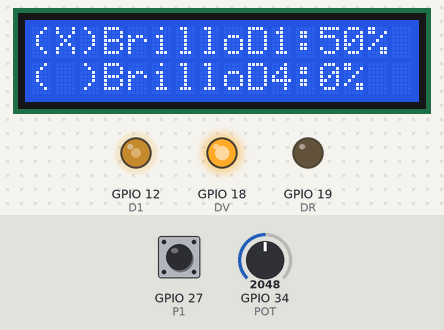
Bench run of a sketch on a simulated ESP32. Parts: 16×2 character LCD, output pins drawn as LEDs (lit = HIGH). Dashed ring = blinking. The test bench sets the inputs (shaded band); at power-on: GPIO 27 (P1) HIGH, GPIO 34 (POT) = 2048. Pins used as bus, display or sensor lines are not drawn.

Above: at 3.2 s.
3.3 s: GPIO 27 (P1) pulled LOW for 0.15 s
At 4.2 s:
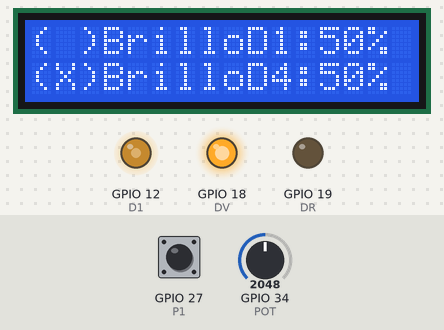
5.0 s: GPIO 34 (POT) set to 4033
At 6.1 s:
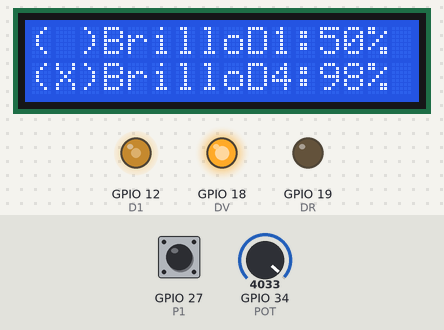
6.6 s: GPIO 34 (POT) set to 4095
At 6.78 s:
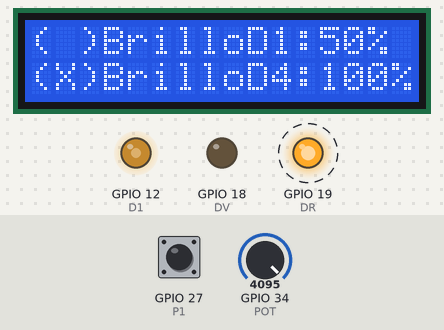
8.6 s: GPIO 27 (P1) pulled LOW for 1 s
At 9.71 s:
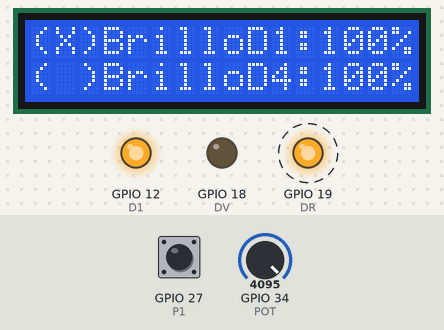
11.5 s: GPIO 34 (POT) set to 0
At 11.85 s:
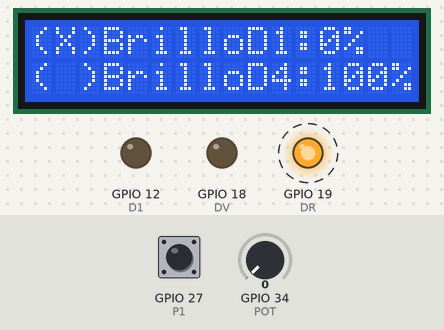
13.5 s: GPIO 27 (P1) pulled LOW for 0.15 s
At 14.7 s:
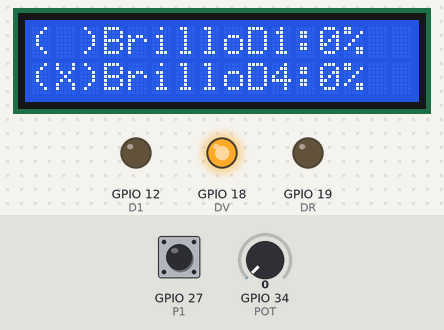
Timing chart, 0 to 16.2 s (numbered marks = the images above; inputs shaded):
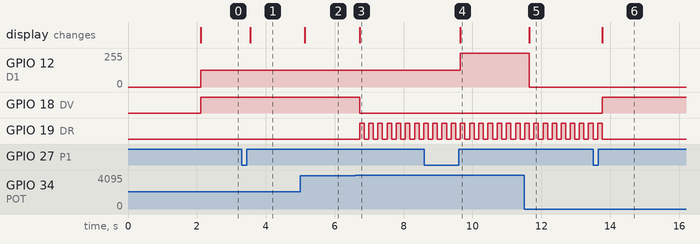

The sketch:

PowerLeds.ino
```cpp
//------------------------------------------------------------
// Programa: PowerLeds.ino (ESP32 + BIOS Shield)
// Autor: Gabriel Bravo Eguren T31A
// Descripción: Controla el brillo de dos LEDS independientemente con un potenciómetro.
//------------------------------------------------------------

#include <LiquidCrystal_PCF8574.h>

#define D1 12
#define D4 23
#define DV 18
#define DR 19

#define POT 34
#define P1 27

LiquidCrystal_PCF8574 lcd(0x3F);

//Si opcion = 0, entonces actuará sobre el LED D1, si por el contrario es 1, actuará sobre el LED D4.
byte opcion = 0;

int porcentajeD1 = 0;
int brilloD1 = 0;

int porcentajeD4 = 0;
int brilloD4 = 0;

//Variable para controlar el evento del pulsador P1 y que se ejecute en flanco de subida.
bool p1down = false;

//Variable para controlar el "frame" en el que se debe encender DR o no.
bool brillarDR = true;

void setup()
{
  lcd.begin(16, 2);
  lcd.setBacklight(255);

  pinMode(P1, INPUT_PULLUP);

  pinMode(DV, OUTPUT);
  pinMode(DR, OUTPUT);

  lcd.home();
  lcd.print("Gabriel Bravo E.");
  delay(2000);
}

void loop()
{
  if(!digitalRead(P1)) p1down = true;

  int valorPWD = map(analogRead(POT), 0, 4095, 0, 255);
  int valorPorcentual = map(analogRead(POT), 0, 4095, 0, 100);

  //Se activa justo despues de dejar de presionar P1
  if(digitalRead(P1) && p1down)
  {
    if(opcion == 0) opcion = 1;
    else opcion = 0;

    p1down = false;
  }

  lcd.clear();

  if(opcion == 0)
  {
    porcentajeD1 = valorPorcentual;
    brilloD1 = valorPWD;

    lcd.setCursor(0,0);
    lcd.printf("(X)BrilloD1:%d%", porcentajeD1);
    lcd.print("%");
    lcd.setCursor(0,1);
    lcd.printf("( )BrilloD4:%d%", porcentajeD4);
    lcd.print("%");
  }
  else
  {
    porcentajeD4 = valorPorcentual;
    brilloD4 = valorPWD;

    lcd.setCursor(0,0);
    lcd.printf("( )BrilloD1:%d", porcentajeD1);
    lcd.print("%");
    lcd.setCursor(0,1);
    lcd.printf("(X)BrilloD4:%d", porcentajeD4);
    lcd.print("%");
  }

  analogWrite(D1, brilloD1);
  analogWrite(D4, brilloD4);

  if(porcentajeD1 == 100 || porcentajeD4 == 100)
  {
    if(brillarDR) digitalWrite(DR, 1);
    else digitalWrite(DR, 0);

    digitalWrite(DV, 0);

    brillarDR = !brillarDR;
  }
  else
  {
    digitalWrite(DR, 0);
    digitalWrite(DV, 1);
  }

  delay(100);
}
```

Measured:
- the behaviour switches between 4094 and 4095 on GPIO 34 (POT) (found by bisection; images 2 and 3)
- after the input at 3.3 s, the display: changes after 0.25 s (image 1)
- after the input at 5.0 s, the display: changes after 0.14 s (image 2)
- after the input at 6.6 s, GPIO 18 (DV): HIGH → LOW after 0.12 s; GPIO 19 (DR): alternates HIGH for 0.13 s and LOW for 0.13 s, starting after 0.12 s; the display: changes after 0.12 s (image 3)
- after the input at 8.6 s, GPIO 12 (D1): 127/255 → 255/255 after 1.0 s; the display: changes after 1.0 s (image 4)
- after the input at 11.5 s, GPIO 12 (D1): 255/255 → 0/255 after 0.15 s; the display: changes after 0.15 s (image 5)
- after the input at 13.5 s, GPIO 18 (DV): LOW → HIGH after 0.26 s; GPIO 19 (DR): goes on until 13.8 s, then stays LOW; the display: changes after 0.26 s (image 6)
